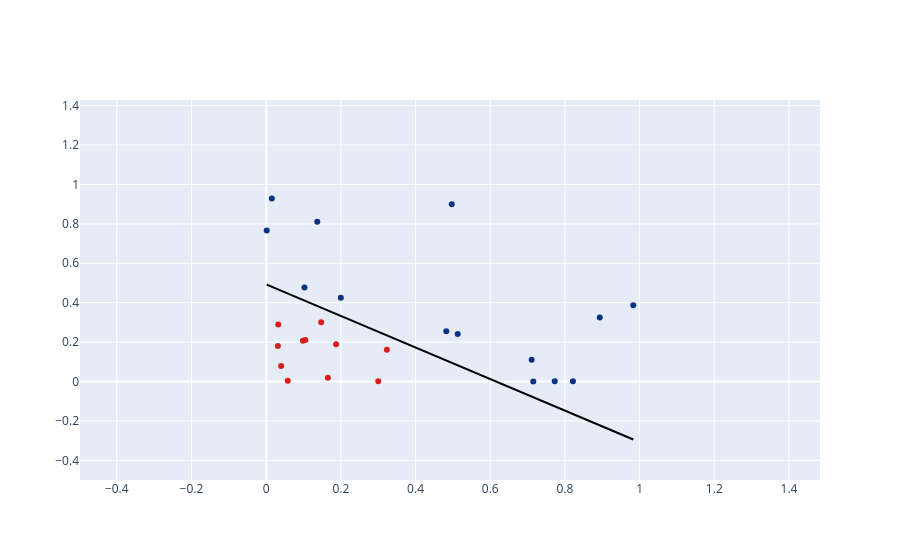

Notebook source saved alongside this figure:
### Markdown cell above
That data is entirely separable, and we can build a dependable classifier easily:

### Code cell
newLR=sklearn.linear_model.LogisticRegression(C=1e5)
newLR.fit(newX,y)
# 1. Extract model parameters
# LR.coef_ returns shape (1, n_features), LR.intercept_ returns shape (1,)
w = newLR.coef_[0]
b = newLR.intercept_[0]

# 2. Calculate the line coordinates
# Create a range of x values spanning the data
x_line = np.linspace(newX[:, 0].min(), newX[:, 0].max(), 100)

# Calculate corresponding y values using the derived equation
y_line = -(w[0] * x_line + b) / w[1]

# 3. Create the figure
fig = go.Figure()

# Add the data points
fig.add_trace(go.Scatter(
    x=newX[:, 0], 
    y=newX[:, 1], 
    mode='markers',
    marker=dict(color=y, colorscale='Portland')
))

# Add the decision boundary line
fig.add_trace(go.Scatter(
    x=x_line, 
    y=y_line, 
    mode='lines',
    name='Decision Boundary',
    line=dict(color='black', width=2)
))

# Optional: Set axis limits to match data range so the line doesn't zoom out the plot
fig.update_layout(
    showlegend=False,
    xaxis_range=[newX[:, 0].min() - 0.5, newX[:, 0].max() + 0.5],
    yaxis_range=[newX[:, 1].min() - 0.5, newX[:, 1].max() + 0.5]
)

fig.show()
